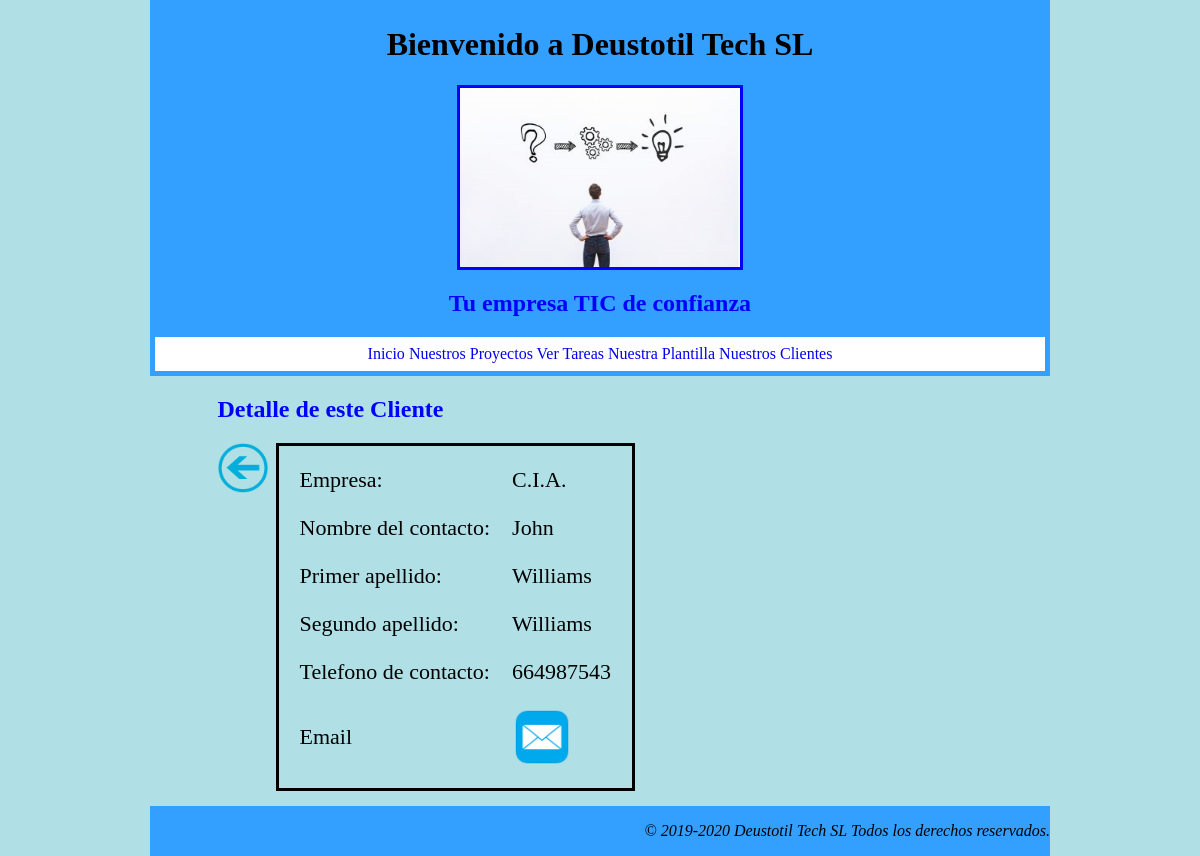
/index/lista_clientes/5/, run on an earlier commit of the app's database.
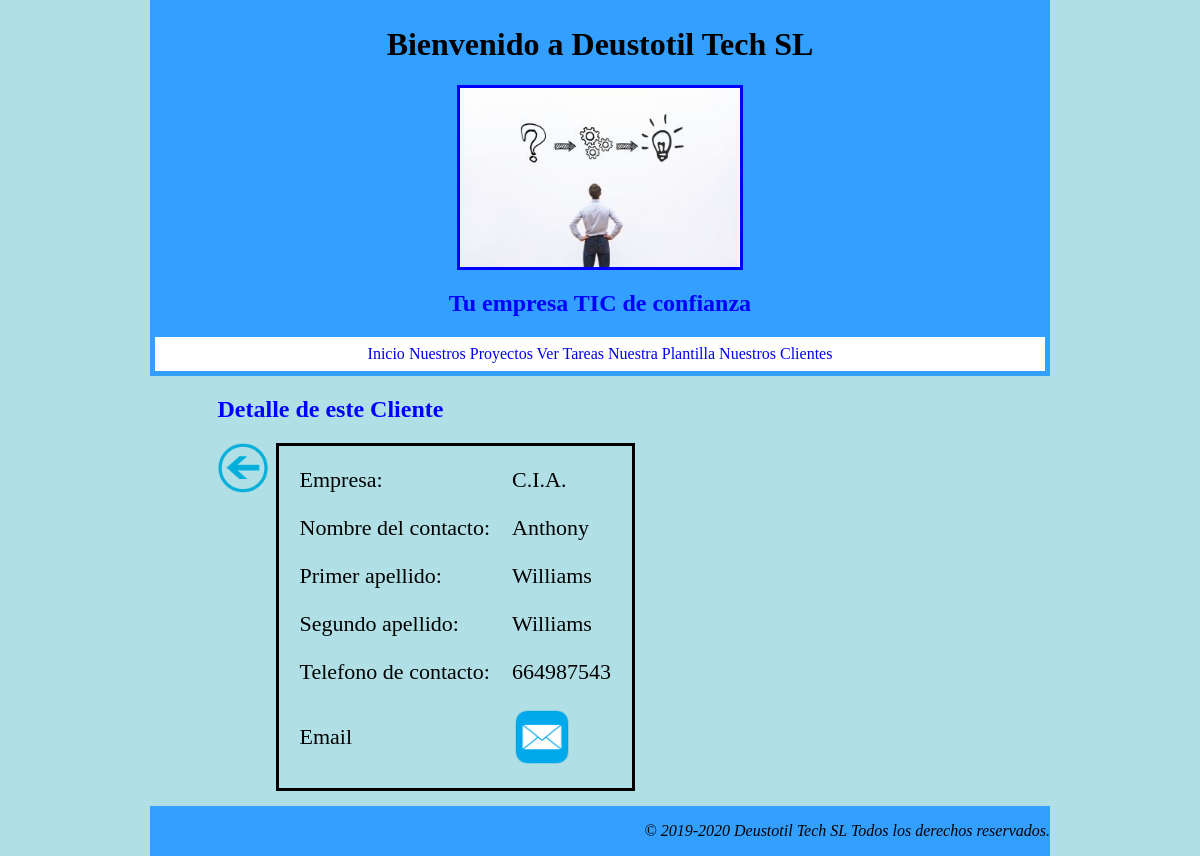
And on a later commit of the database.
### appDeustotilTECHSL/models.py (models this page shows, shortened)
class Cliente(models.Model):
    nombre_empresa = models.CharField(max_length=25)
    nombre_contacto = models.CharField(max_length=25)
    apellido1_contacto = models.CharField(max_length=25)
    apellido2_contacto = models.CharField(max_length=25)
    telf_cliente = models.IntegerField()
    email_cliente = models.EmailField()

### appDeustotilTECHSL/views.py (the view)
# urls.py: path('lista_clientes/<int:pk>/', views.ClienteDetailView.as_view(), name='cliente'),
class ClienteDetailView(DetailView):
    model = Cliente
    template_name = 'cliente.html'
    def get_context_data(self, **kwargs):
        context = super(ClienteDetailView, self).get_context_data(**kwargs)
        context['titulo_pagina'] = 'Detalle de este Cliente'
        return context

### appDeustotilTECHSL/templates/cliente.html
{% extends "index.html" %}
{% load static %}
{% block contenido %}
    <a href="{% url 'lista_clientes' %}"><img class="iconoAtras" src="{% static 'img/iconoAtras.png' %}"></a>
<table class="tablaObjeto">
    <tr>
        <td>Empresa:</td>
        <td>{{ cliente.nombre_empresa }}</td>
    </tr>
    <tr>
        <td>Nombre del contacto:</td>
        <td>{{ cliente.nombre_contacto }}</td>
    </tr>
    <tr>
        <td>Primer apellido:</td>
        <td>{{ cliente.apellido1_contacto}}</td>
    </tr>
    <tr>
        <td>Segundo apellido:</td>
        <td>{{ cliente.apellido1_contacto }}</td>
    </tr>
    <tr>
        <td>Telefono de contacto:</td>
        <td>{{ cliente.telf_cliente }}</td>
    </tr>
    <tr>
        <td>Email</td>
        <td><a href="mailto:{{ cliente.email }}"><img id="iconoMail" src="{% static 'img/iconoMail.png' %}"></a></td>
    </tr>
</table>
{% endblock %}

What changed in the data, as far as the page shows it:
changed Cliente "Williams": nombre_contacto "John" → "Anthony"
